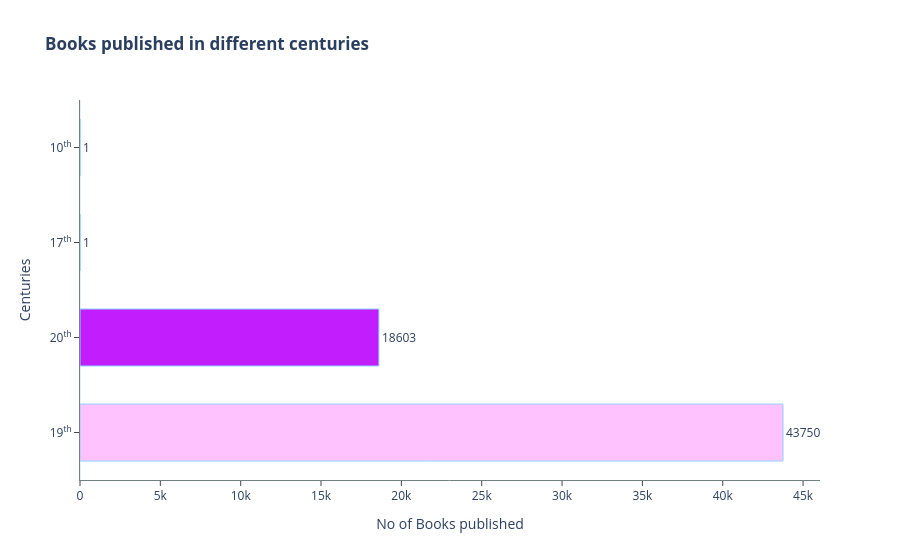

The cell this chart's notebook holds for it:
### Markdown cell above
* Lets check with different centuries

### Code cell
fig = go.Figure()
temp_df=book_df['Year-Of-Publication'].dropna().apply(lambda x : str(int(x))[:2]).value_counts()
fig.add_bar(y=[f'{int(x)}<sup>th</sup>' for x in temp_df.index],
            x=temp_df.values,
            text=temp_df.values,
            orientation='h',
            hovertemplate ='Books Count:<br>%{x} <extra></extra>',
            marker=dict(color=temp_df.values,
                        colorscale='Plotly3'),
            textposition='outside',
            marker_line_width=1.,
            width=0.6,
            marker_line_color='#91d2fa',)
fig.update_layout(template="plotly_white",
                  title='<b>Books published in different centuries</b>',
                  xaxis=dict(
                            showgrid=False,
                            title='No of Books published',
                            linecolor='#728082',
                            ticks='outside'),
                  yaxis=dict(
                            title='Centuries',
                            linecolor='#728082',
                            ticks='outside'),)
# saving as html file
fig.write_html("../Charts/centuries_with_most_books.html")
fig.show()

### Figure 1 — Plotly figure (JSON) as saved in the notebook; plotly's stock layout.template omitted (floating-point values rounded to 4 significant figures)
{"data": [{"hovertemplate": "Books Count:<br>%{x} <extra></extra>", "marker": {"color": [43750, 18603, 1, 1], "colorscale": [[0, "#0508b8"], [0.08333, "#1910d8"], [0.1667, "#3c19f0"], [0.25, "#6b1cfb"], [0.3333, "#981cfd"], [0.4167, "#bf1cfd"], [0.5, "#dd2bfd"], [0.5833, "#f246fe"], [0.6667, "#fc67fd"], [0.75, "#fe88fc"], [0.8333, "#fea5fd"], [0.9167, "#febefe"], [1, "#fec3fe"]], "line": {"color": "#91d2fa", "width": 1}}, "orientation": "h", "text": [43750, 18603, 1, 1], "textposition": "outside", "type": "bar", "width": 0.6, "x": [43750, 18603, 1, 1], "y": ["19<sup>th</sup>", "20<sup>th</sup>", "17<sup>th</sup>", "10<sup>th</sup>"]}], "layout": {"title": {"text": "<b>Books published in different centuries</b>"}, "xaxis": {"linecolor": "#728082", "showgrid": false, "ticks": "outside", "title": {"text": "No of Books published"}}, "yaxis": {"linecolor": "#728082", "ticks": "outside", "title": {"text": "Centuries"}}}}
